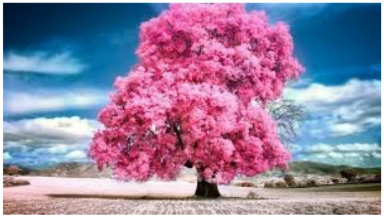
#> input picture Lab_Programs/image-1.png, 384 x 217 px
$ python program-26.py
#> lines starting #> are read from the running program, lines starting #| are printed output that depends on the picture; after the words box and inside, x2 and y2 are one past the last pixel; in counts of white or black regions, pixels touching at a corner belong together
import cv2

img = cv2.imread("image-1.png")
#> img is the input picture: shape (217, 384, 3); mean B, G, R 160.4, 130.4, 147.3
cv2.putText(img,"WATERMARK",(50,50),
            cv2.FONT_HERSHEY_SIMPLEX,1,(0,0,255),2)
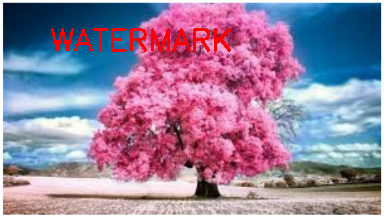
#> img: shape (217, 384, 3); 1.93% of pixels changed, all inside (x1, y1, x2, y2) = (51, 28, 231, 52)

cv2.imshow("Watermark",img)
cv2.waitKey(0)
cv2.destroyAllWindows()

$ run again, with Lab_Programs/image-2.png copied over Lab_Programs/image-1.png
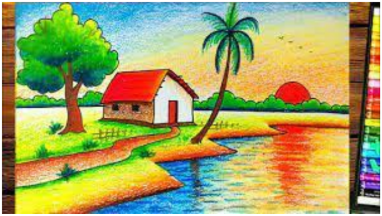
#> input picture Lab_Programs/image-2.png, 382 x 216 px
#> img is the input picture: shape (216, 382, 3); mean B, G, R 100.1, 163.6, 162.2
#> `cv2.putText(img,"WATERMARK",(50,50), cv2.FONT_HERSHEY_SIMPLEX,1,(0,0,2..`:
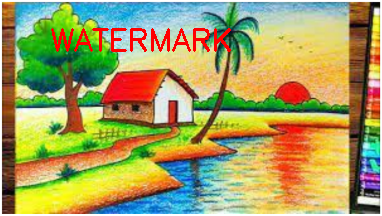
#> img: shape (216, 382, 3); 1.95% of pixels changed, all inside (x1, y1, x2, y2) = (51, 28, 231, 52)

$ run again, with Lab_Programs/image-3.png copied over Lab_Programs/image-1.png
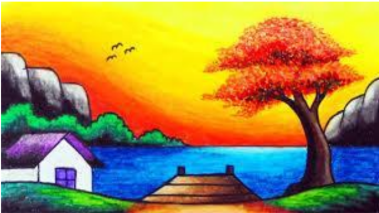
#> input picture Lab_Programs/image-3.png, 379 x 213 px
#> img is the input picture: shape (213, 379, 3); mean B, G, R 73.2, 139.1, 161.8
#> `cv2.putText(img,"WATERMARK",(50,50), cv2.FONT_HERSHEY_SIMPLEX,1,(0,0,2..`:
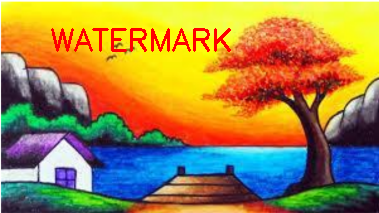
#> img: shape (213, 379, 3); 1.99% of pixels changed, all inside (x1, y1, x2, y2) = (51, 28, 231, 52)

$ run again, with Lab_Programs/image-4.png copied over Lab_Programs/image-1.png
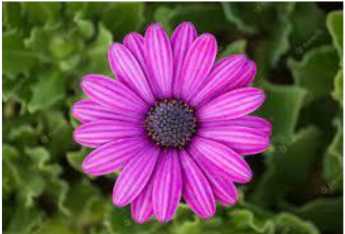
#> input picture Lab_Programs/image-4.png, 345 x 234 px
#> img is the input picture: shape (234, 345, 3); mean B, G, R 86.9, 78.7, 109.4
#> `cv2.putText(img,"WATERMARK",(50,50), cv2.FONT_HERSHEY_SIMPLEX,1,(0,0,2..`:
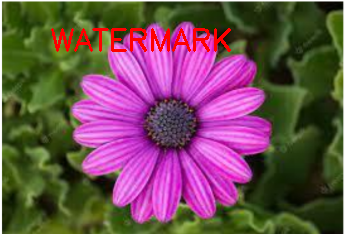
#> img: shape (234, 345, 3); 1.99% of pixels changed, all inside (x1, y1, x2, y2) = (51, 28, 231, 52)
